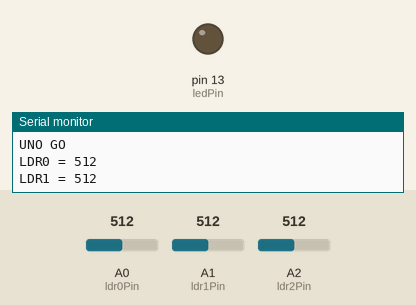
Simulated run of this sketch. Board: Arduino Uno, built with avr-gcc and run on an emulated ATmega328P. Parts: output pins drawn as LEDs (lit = HIGH), the last lines printed to the serial monitor. Inputs (shaded band) come from the test bench; at power-on: A0 (ldr0Pin) = 512, A1 (ldr1Pin) = 512, A2 (ldr2Pin) = 512.

Above: at 1.2 s.
1.3 s: A0 (ldr0Pin) set to 533
At 2.2 s:
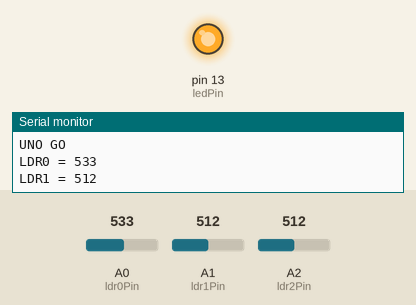
2.9 s: A0 (ldr0Pin) set to 511
At 3.6 s:
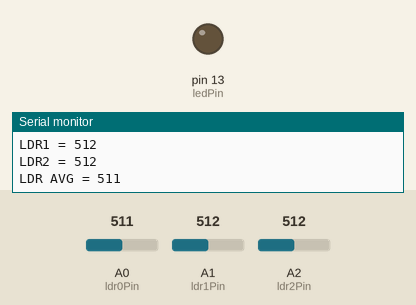
4.4 s: A1 (ldr1Pin) set to 527
At 5.2 s:
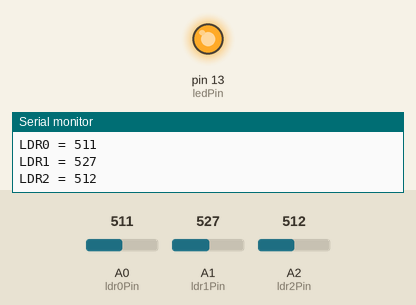
7.4 s: A2 (ldr2Pin) set to 484
At 7.9 s:
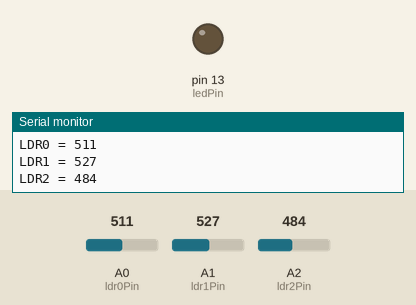
10.4 s: A2 (ldr2Pin) set to 511
At 11.9 s:
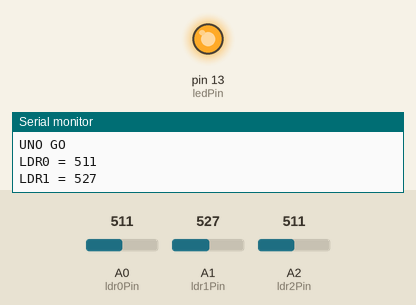
Timing chart, 0 to 12.9 s (numbered marks = the images above; inputs shaded):
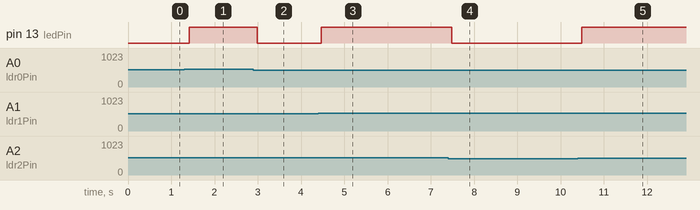

Measured:
- the behaviour switches between 514 and 515 on A0 (ldr0Pin) (found by bisection; images 0 and 1)
- the behaviour switches between 515 and 516 on A1 (ldr1Pin) (found by bisection; images 2 and 3)
- the behaviour switches between 501 and 500 on A2 (ldr2Pin) (found by bisection; images 3 and 4)
- after the input at 1.3 s, pin 13 (ledPin): LOW → HIGH after 0.11 s
- after the input at 2.9 s, pin 13 (ledPin): HIGH → LOW after 0.09 s
- after the input at 4.4 s, pin 13 (ledPin): LOW → HIGH after 0.06 s
- after the input at 7.4 s, pin 13 (ledPin): HIGH → LOW after 0.09 s
- after the input at 10.4 s, pin 13 (ledPin): LOW → HIGH after 0.09 s

The sketch:

UnoLDRTesting_WithAlarm_13-03-18.ino
```cpp
/*
 * UnoLDRTesting_WithAlarm.ino
 * by Jack Noble
 *
 * Created: 13-03-2018
 * Revised: xx-xx-xxxx
 *
 * Function: Reads ambient light from LDR pressed against skin
 * if light increases past a calibrated threshold, an alarm
 * sounds. Part of a Live Project for Advanced Computer and
 * Network Technology at Manchester Metropolitan University.
 *
 */

// Define LDR pins for face mask
const unsigned int ldr0Pin = 0;
const unsigned int ldr1Pin = 1;
const unsigned int ldr2Pin = 2;

// Define LED pin for UX
const unsigned int ledPin = 13;

// Define base threshold value to fall back to should calibration
// fail. This value will change during development based on the
// characteristics of the LDRs we use.
int baseThreshold = 512;

// TODO: Add some serial bluetooth

void setup() {
	// Code here will only run once, when the Uno is powered up.

	// Set LED pin to output
	pinMode(ledPin, OUTPUT);

	// Set LDR pins to input
	pinMode(ldr0Pin, INPUT);
	pinMode(ldr1Pin, INPUT);
	pinMode(ldr2Pin, INPUT);

	// Start serial monitor
	Serial.begin(9600);

	// Print boot message to serial
	Serial.println("UNO OK");

}

void loop() {
	// Code here will run over and over, unless there is a
	// break condition.

	// Print message to serial denoting that the loop has started
	Serial.println("UNO GO");

	// Take readings from LDR sensors
	int ldr0Val = analogRead(ldr0Pin);
	int ldr1Val = analogRead(ldr1Pin);
	int ldr2Val = analogRead(ldr2Pin);

	// Print readings to Serial
	Serial.print("LDR0 = ");
	Serial.println(ldr0Val);
	Serial.print("LDR1 = ");
	Serial.println(ldr1Val);
	Serial.print("LDR2 = ");
	Serial.println(ldr2Val);

	// Get average reading
	int ldrAvg = ((ldr0Val + ldr1Val + ldr2Val) / 3);

	// Print average reading
	Serial.print("LDR AVG = ");
	Serial.println(ldrAvg);

	if (ldrAvg > baseThreshold) {
		digitalWrite(ledPin, HIGH);
		Serial.println("ALARM");
	} else {
		digitalWrite(ledPin, LOW);
	}
}
```
